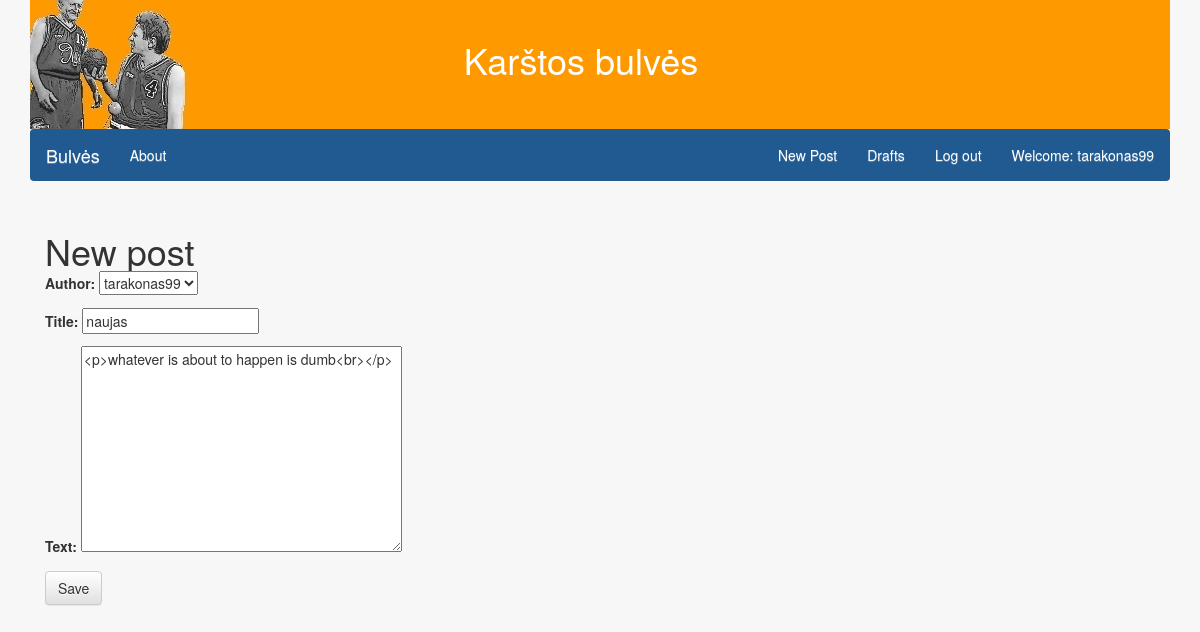
Screenshot of /post/1/edit/ (signed in) with the database file from the repository.
### blog/models.py (models this page shows, shortened)
class Post(models.Model):
    author = models.ForeignKey('auth.User')
    title = models.CharField(max_length=200)
    text = models.TextField()
    created_date = models.DateTimeField(default=timezone.now)
    published_date = models.DateTimeField(blank=True, null=True)

### blog/views.py (the view)
# urls.py: url(r'^post/(?P<pk>\d+)/edit/$', views.PostUpdateView.as_view(), name='post_edit'),
class PostUpdateView(LoginRequiredMixin,UpdateView):
    login_url = '/login/'
    redirect_field_name = 'blog/post_detail.html'
    form_class = PostForm
    model = Post

### blog/forms.py
class PostForm(forms.ModelForm):
    class Meta:
        model = Post
        fields = ('author','title', 'text',)
        widgets = {
            'title': forms.TextInput(attrs={'class': 'textinputclass'}),
            'text': forms.Textarea(attrs={'class': 'editable medium-editor-textarea postcontent'}),
        }

### blog/templates/blog/post_form.html (shortened to what this page needs)
{% extends 'blog/base.html' %}
{% block content %}
    <h1>New post</h1>
    <form method="POST" class="post-form">
    {{form.as_p}}
    <button type="submit" class="save btn btn-default">Save</button>
    </form>
{% endblock %}

### blog/templates/blog/base.html (shortened to what this page needs)
<!DOCTYPE html>
{% load staticfiles %}
<html>
  <head>
    <link rel="stylesheet" href="https://maxcdn.bootstrapcdn.com/bootstrap/3.3.7/css/bootstrap.min.css">
    <link rel="stylesheet" href="https://maxcdn.bootstrapcdn.com/bootstrap/3.3.7/css/bootstrap-theme.min.css">
    <link rel="stylesheet" href="{% static 'css/base.css' %}">
    <link rel="stylesheet" href="//cdn.jsdelivr.net/medium-editor/latest/css/medium-editor.min.css" type="text/css" media="screen" charset="utf-8">
  </head>
  <body>
  <div class="container">
    <nav id="juosta1">
      <img id="kazlas" src="{% static 'kazlas.jpg' %}" alt="">
      <h1 id="bulves">Karštos bulvės</h1>
    </nav>
    <nav class="navbar navbar-custom" id="juosta2">
      <div class="navbar-header">
        <a class="navbar-brand" href="{% url 'post_list' %}">Bulvės</a>
      </div>
      <ul class="nav navbar-nav">
        <li><a href="{% url 'about'%}">About</a></li>
      </ul>
      <ul class="nav navbar-nav navbar-right">
        {% if user.is_authenticated %}
        <li>
          <a href="{% url 'post_new' %}" >New Post</a>
        </li>
        <li>
          <a href="{% url 'post_draft_list' %}">Drafts</a>
        </li>
        <li>
          <a href="{% url 'logout' %}" >Log out</a>
        </li>
        <li>
          <a >Welcome: {{ user.username }}</a>
        </li>
          {% else %}
          <li><a class='nav navbar-right' href="{% url 'login' %}" ><span class="glyphicon glyphicon-user"></span></a></li>
        {% endif %}
      </ul>
    </nav>
    <div class="pagrindinis">
      <div class="content container">
          <div class="row">
              <div class="col-md-8">
                <div class="blog_posts">
                  {% block content %}
                  {% endblock %}
                </div>
              </div>
          </div>
      </div>
    </div>
  </div>
  </body>
</html>

### static/css/base.css (style rules this page uses)
#juosta1 { background: #ff9900; }
#juosta2 { margin-bottom: 50px; }
#kazlas { float: left; }
#bulves { color: white; height: 129px; text-align: center; padding-right: 200px; padding-top: 40px; }
body { background: #f7f7f7; }
.navbar-custom { margin: 0px; background-color: #205a90; }
h1 { margin: 0px; }
.navbar-custom a { color: white; }
.navbar-right { margin: auto; }

### rows the page displays
Post: author "tarakonas99", title "naujas", text "<p>whatever is about to happen is dumb<br></p>"

### other values shown
{{ user.username }} "tarakonas99"
